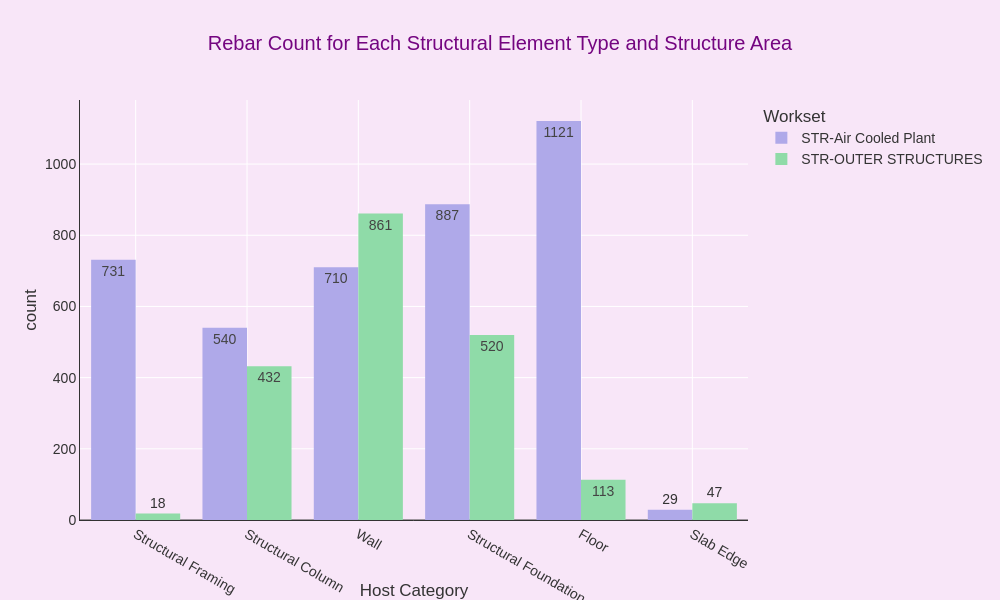

The cell this chart's notebook holds for it:
### Markdown cell above
### CHART 4: Bar count by host category for building and outer area surrounding structures

### Code cell
# Create a grouped histogram to compare Worksets across different Host Categories
fig_host_workset = px.histogram(
    df, 
    x='Host Category', 
    color='Workset', 
    barmode='group',           # Displays the bars side-by-side instead of stacked
    title='Rebar Count for Each Structural Element Type and Structure Area',
    text_auto=True,            # Shows the exact count on top of the bars
    width=1000, height=600                
)

# Add some gap between the bars for better readability
fig_host_workset.update_layout(bargap=0.2)

# Display the chart
fig_host_workset.show()

### Figure 1 — Plotly figure (JSON) as saved in the notebook; plotly's stock layout.template omitted (floating-point values rounded to 4 significant figures; data arrays with more than 128 entries replaced by an {"elided": "..."} marker saying what was removed)
{"data": [{"alignmentgroup": "True", "bingroup": "x", "hovertemplate": "Workset=STR-Air Cooled Plant<br>Host Category=%{x}<br>count=%{y}<extra></extra>", "legendgroup": "STR-Air Cooled Plant", "marker": {"color": "#AFA9E9", "pattern": {"shape": ""}}, "name": "STR-Air Cooled Plant", "offsetgroup": "STR-Air Cooled Plant", "orientation": "v", "showlegend": true, "texttemplate": "%{value}", "type": "histogram", "x": {"elided": "4018 str values"}, "xaxis": "x", "yaxis": "y"}, {"alignmentgroup": "True", "bingroup": "x", "hovertemplate": "Workset=STR-OUTER STRUCTURES<br>Host Category=%{x}<br>count=%{y}<extra></extra>", "legendgroup": "STR-OUTER STRUCTURES", "marker": {"color": "#8FDBA8", "pattern": {"shape": ""}}, "name": "STR-OUTER STRUCTURES", "offsetgroup": "STR-OUTER STRUCTURES", "orientation": "v", "showlegend": true, "texttemplate": "%{value}", "type": "histogram", "x": {"elided": "1991 str values"}, "xaxis": "x", "yaxis": "y"}], "layout": {"bargap": 0.2, "barmode": "group", "height": 600, "legend": {"title": {"text": "Workset"}, "tracegroupgap": 0}, "title": {"text": "Rebar Count for Each Structural Element Type and Structure Area"}, "width": 1000, "xaxis": {"anchor": "y", "domain": [0, 1], "title": {"text": "Host Category"}}, "yaxis": {"anchor": "x", "domain": [0, 1], "title": {"text": "count"}}}}
